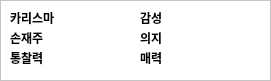
     <widget class="QFrame" name="frame_prop">
      <property name="geometry">
       <rect>
        <x>560</x>
        <y>570</y>
        <width>271</width>
        <height>81</height>
       </rect>
      </property>
      <property name="styleSheet">
       <string notr="true">background-color: rgb(255, 255, 255);</string>
      </property>
      <property name="frameShape">
       <enum>QFrame::StyledPanel</enum>
      </property>
      <property name="frameShadow">
       <enum>QFrame::Raised</enum>
      </property>
      <widget class="QLabel" name="lb_pp_crm">
       <property name="geometry">
        <rect>
         <x>10</x>
         <y>10</y>
         <width>121</width>
         <height>16</height>
        </rect>
       </property>
       <property name="font">
        <font>
         <family>메이플스토리</family>
         <weight>75</weight>
         <bold>true</bold>
        </font>
       </property>
       <property name="styleSheet">
        <string notr="true">background-color: rgba(255, 255, 255, 0);</string>
       </property>
       <property name="text">
        <string>카리스마</string>
       </property>
       <property name="alignment">
        <set>Qt::AlignLeading|Qt::AlignLeft|Qt::AlignVCenter</set>
       </property>
      </widget>
      <widget class="QLabel" name="lb_pp_hdc">
       <property name="geometry">
        <rect>
         <x>10</x>
         <y>30</y>
         <width>121</width>
         <height>16</height>
        </rect>
       </property>
       <property name="font">
        <font>
         <family>메이플스토리</family>
         <weight>75</weight>
         <bold>true</bold>
        </font>
       </property>
       <property name="styleSheet">
        <string notr="true">background-color: rgba(255, 255, 255, 0);</string>
       </property>
       <property name="text">
        <string>손재주</string>
       </property>
       <property name="alignment">
        <set>Qt::AlignLeading|Qt::AlignLeft|Qt::AlignVCenter</set>
       </property>
      </widget>
      <widget class="QLabel" name="lb_pp_ist">
       <property name="geometry">
        <rect>
         <x>10</x>
         <y>50</y>
         <width>121</width>
         <height>16</height>
        </rect>
       </property>
       <property name="font">
        <font>
         <family>메이플스토리</family>
         <weight>75</weight>
         <bold>true</bold>
        </font>
       </property>
       <property name="styleSheet">
        <string notr="true">background-color: rgba(255, 255, 255, 0);</string>
       </property>
       <property name="text">
        <string>통찰력</string>
       </property>
       <property name="alignment">
        <set>Qt::AlignLeading|Qt::AlignLeft|Qt::AlignVCenter</set>
       </property>
      </widget>
      <widget class="QLabel" name="lb_pp_wln">
       <property name="geometry">
        <rect>
         <x>140</x>
         <y>30</y>
         <width>121</width>
         <height>16</height>
        </rect>
       </property>
       <property name="font">
        <font>
         <family>메이플스토리</family>
         <weight>75</weight>
         <bold>true</bold>
        </font>
       </property>
       <property name="styleSheet">
        <string notr="true">background-color: rgba(255, 255, 255, 0);</string>
       </property>
       <property name="text">
        <string>의지</string>
       </property>
       <property name="alignment">
        <set>Qt::AlignLeading|Qt::AlignLeft|Qt::AlignVCenter</set>
       </property>
      </widget>
      <widget class="QLabel" name="lb_pp_chm">
       <property name="geometry">
        <rect>
         <x>140</x>
         <y>50</y>
         <width>121</width>
         <height>16</height>
        </rect>
       </property>
       <property name="font">
        <font>
         <family>메이플스토리</family>
         <weight>75</weight>
         <bold>true</bold>
        </font>
       </property>
       <property name="styleSheet">
        <string notr="true">background-color: rgba(255, 255, 255, 0);</string>
       </property>
       <property name="text">
        <string>매력</string>
       </property>
       <property name="alignment">
        <set>Qt::AlignLeading|Qt::AlignLeft|Qt::AlignVCenter</set>
       </property>
      </widget>
      <widget class="QLabel" name="lb_h_apnt_3">
       <property name="geometry">
        <rect>
         <x>10</x>
         <y>430</y>
         <width>251</width>
         <height>16</height>
        </rect>
       </property>
       <property name="font">
        <font>
         <family>메이플스토리</family>
         <weight>75</weight>
         <bold>true</bold>
        </font>
       </property>
       <property name="styleSheet">
        <string notr="true">background-color: rgba(255, 255, 255, 0);</string>
       </property>
       <property name="text">
        <string>잔여 스탯 포인트</string>
       </property>
       <property name="alignment">
        <set>Qt::AlignLeading|Qt::AlignLeft|Qt::AlignVCenter</set>
       </property>
      </widget>
      <widget class="QLabel" name="lb_pp_ssb">
       <property name="geometry">
        <rect>
         <x>140</x>
         <y>10</y>
         <width>121</width>
         <height>16</height>
        </rect>
       </property>
       <property name="font">
        <font>
         <family>메이플스토리</family>
         <weight>75</weight>
         <bold>true</bold>
        </font>
       </property>
       <property name="styleSheet">
        <string notr="true">background-color: rgba(255, 255, 255, 0);</string>
       </property>
       <property name="text">
        <string>감성</string>
       </property>
       <property name="alignment">
        <set>Qt::AlignLeading|Qt::AlignLeft|Qt::AlignVCenter</set>
       </property>
      </widget>
     </widget>
